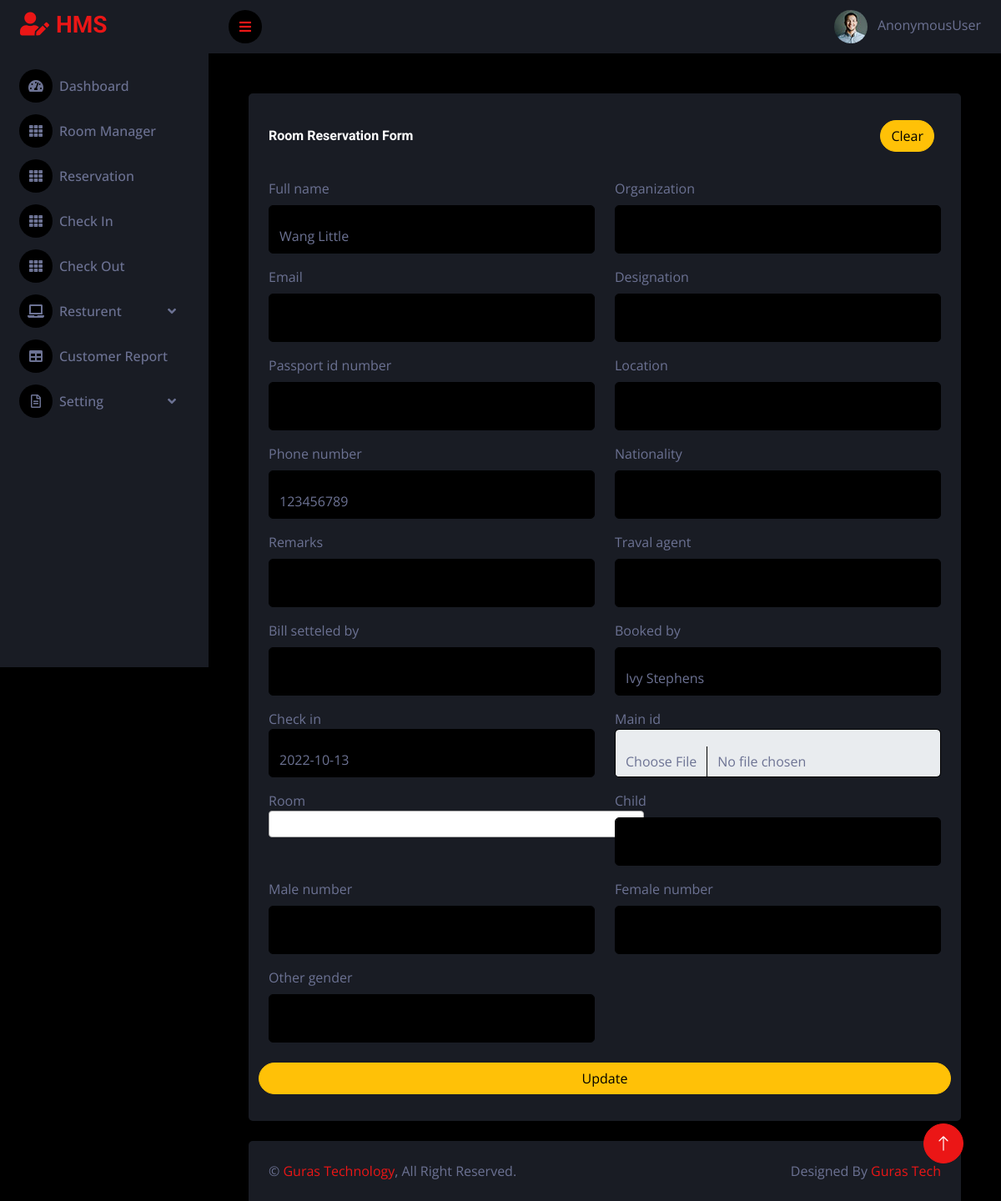
Screenshot of /reservation_edit/5/ with the database file from the repository.
### roomapp/models.py (models this page shows, shortened)
class Customer(models.Model):
    full_name = models.CharField(max_length=255,blank=False)
    user = models.CharField(max_length=255,default = (f'#{random_string_generator()}').upper(),unique=False)
    organization = models.CharField(max_length=255,null=True,blank=True)
    email = models.EmailField(max_length=255,null=True,blank=True)
    designation = models.CharField(max_length=255,blank=True)
    passport_id_number = models.CharField(max_length=255,blank=True)
    location = models.CharField(max_length=255,blank=True)
    phone_number = models.IntegerField(blank=False, help_text='Contact phone number',null=True)
    nationality = models.CharField(max_length=155,blank=True)
    remarks = models.CharField(max_length=255,blank=True)
    traval_agent = models.CharField(max_length=255,blank=True)
    bill_setteled_by = models.CharField(max_length=255,blank=True)
    booked_by = models.CharField(max_length=255,blank=False)
    check_in = models.DateTimeField(auto_now=False,null=True)
    check_out = models.DateTimeField(auto_now=False,null=True)
    main_id = models.ImageField(upload_to="customer/id",null=True,blank=True)

### roomapp/views.py (the view, shortened to what this page needs)
# urls.py: path('reservation_edit/<int:pk>/', views.reservation_edit, name='reservation_edit'),
def reservation_edit(request,pk):
    foo_ = Booked.objects.get(id=pk)
    cus = Customer.objects.get(id = foo_.customer_details_id)
    form = ReservationCreationForm(instance=cus)
    room_id = request.POST.getlist("room")
    context={"form":form}
    return render(request,"roomapp/reserve_room_edit.html",context)

### roomapp/models.py (called while the page is built)
    def __str__(self):
        return f"{self.room_number}"

### templates/roomapp/reserve_room_edit.html (shortened to what this page needs)
{% extends 'base.html' %}
{% block content %}
<div class="container-fluid pt-4 px-4">
  <div class="bg-secondary rounded h-100 p-4">
      <div class="d-flex align-items-center justify-content-between mb-4">
          <h6 class="mb-0">Room Reservation Form</h6>
          <button type="button" id="clear_form" class="btn btn-warning rounded-pill m-2">Clear</button>
      </div>
      <div class="row">
      <form id= "configform"action="" method="POST" enctype="multipart/form-data">
      <div class="row">
          {% for fields in form%}
          <div class="col-6">
              <div class="form-floating mb-3">
                  {{fields.label}}
                  {{fields}}
              </div>
          </div>
          {% endfor %}
      </div>
      <div class="row">
          <button type="submit"  class="btn btn-warning rounded-pill my-2">Update</button>
      </div>
  </form>
  </div>
</div>
{% endblock  %}

### static/css/style.css (style rules this page uses)
:root { --primary: #EB1616; --secondary: #191C24; --light: #6C7293; --dark: #000000; }
.btn { transition: .5s; }

### rows the page displays
Customer: form "Wang Little" "123456789" "Ivy Stephens" "2022-10-13"

### other values shown
{{ request.user }} "AnonymousUser"
{{ fields.label }} "Full name" "Organization" "Email" "Designation" "Passport id number" "Location" "Phone number" "Nationality" "Remarks" "Traval agent" "Bill setteled by" "Booked by" "Check in" "Main id" "Room" "Child" "Male number" "Female number" "Other gender"
